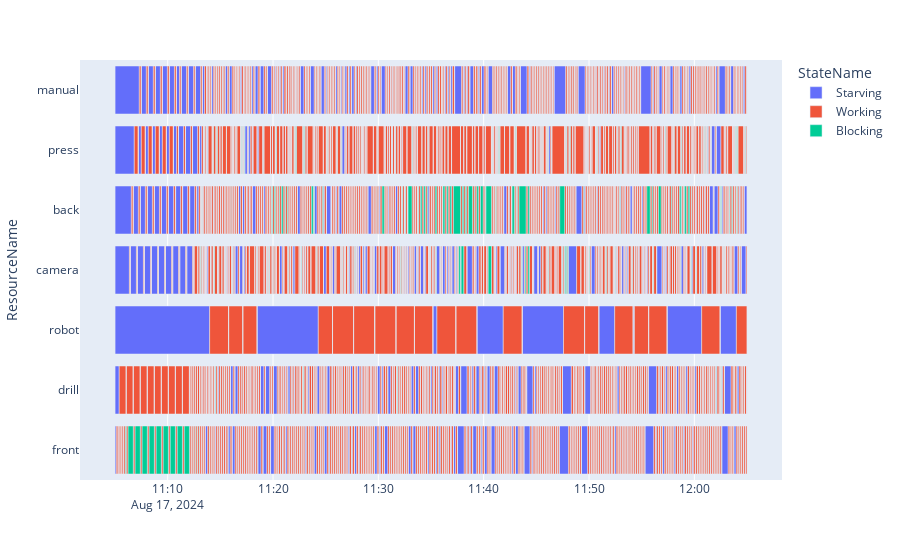

The notebook cell this image was saved under:
### Code cell
lab=Lab()
lab.gate.Store.items,b = batchCreate(0,numJobs=10,return_both=True) #batchedExp serve per inizializzare 
lab.run(3600)
# # print("questo è il conteggio di entità create da generator in lab")
# # print(lab.g.count)

a=lab.env.log
a_df=pd.DataFrame(a,columns=["Resource","ResourceName","State","StateName","Entity","timeIn","timeOut"])
c=lab.g.get_entities_service_times()
c_df = pd.DataFrame([
    {'Entity': e, **serviceTime} for e, serviceTime in c
])
b_df = pd.DataFrame(b).rename(columns={'id':'Entity'})
b_df = pd.concat([b_df['Entity'], pd.DataFrame(b_df['serviceTime'].tolist())],axis=1)

tot_entities_df = pd.concat([b_df,c_df],axis=0) #entities e relativi tempi sia creati da generator che da batch create


df = pd.DataFrame(lab.env.state_log, columns=["Resource","ResourceName","State","StateName","Entity","?","timeIn","timeOut"])
df = df.loc[df.ResourceName.isin(["front","drill","robot","camera","back","press","manual"])]
fig = utils.createGantt(df)
fig.show()

makespan=df.timeOut.max()-df.timeIn.min()
print(makespan)
selected_columns = df[["Entity", "State"]]
print(selected_columns)

# # Crea un oggetto ExcelWriter
with pd.ExcelWriter('risultati simulazione.xlsx') as writer:
    df.to_excel(writer, sheet_name='Sheet2', index=False)

with pd.ExcelWriter('spazio degli stati potenziali elementi.xlsx') as writer:
    a_df.to_excel(writer, sheet_name='Sheet1', index=False) # elementi spazio stati dell' environment, stati macchine
    c_df.to_excel(writer, sheet_name='Sheet2', index=False) #generator entities info
    b_df.to_excel(writer, sheet_name='Sheet3', index=False) # batch create info iniziatilization batch
    tot_entities_df.to_excel(writer, sheet_name='Sheet4', index=False)

### Figure 1 — Plotly figure (JSON) as saved in the notebook; plotly's stock layout.template omitted (floating-point values rounded to 4 significant figures; data arrays with more than 128 entries replaced by an {"elided": "..."} marker saying what was removed)
{"data": [{"alignmentgroup": "True", "base": {"elided": "1404 str values"}, "hovertemplate": "StateName=Starving<br>timeIn=%{base}<br>timeOut=%{x}<br>ResourceName=%{y}<extra></extra>", "legendgroup": "Starving", "marker": {"color": "#636efa", "pattern": {"shape": ""}}, "name": "Starving", "offsetgroup": "Starving", "orientation": "h", "showlegend": true, "textposition": "auto", "type": "bar", "x": {"elided": "1404 float values"}, "xaxis": "x", "y": {"elided": "1404 str values"}, "yaxis": "y"}, {"alignmentgroup": "True", "base": {"elided": "1403 str values"}, "hovertemplate": "StateName=Working<br>timeIn=%{base}<br>timeOut=%{x}<br>ResourceName=%{y}<extra></extra>", "legendgroup": "Working", "marker": {"color": "#EF553B", "pattern": {"shape": ""}}, "name": "Working", "offsetgroup": "Working", "orientation": "h", "showlegend": true, "textposition": "auto", "type": "bar", "x": {"elided": "1403 float values"}, "xaxis": "x", "y": {"elided": "1403 str values"}, "yaxis": "y"}, {"alignmentgroup": "True", "base": {"elided": "1397 str values"}, "hovertemplate": "StateName=Blocking<br>timeIn=%{base}<br>timeOut=%{x}<br>ResourceName=%{y}<extra></extra>", "legendgroup": "Blocking", "marker": {"color": "#00cc96", "pattern": {"shape": ""}}, "name": "Blocking", "offsetgroup": "Blocking", "orientation": "h", "showlegend": true, "textposition": "auto", "type": "bar", "x": {"elided": "1397 float values"}, "xaxis": "x", "y": {"elided": "1397 str values"}, "yaxis": "y"}], "layout": {"barmode": "overlay", "legend": {"title": {"text": "StateName"}, "tracegroupgap": 0}, "margin": {"t": 60}, "xaxis": {"anchor": "y", "domain": [0, 1], "type": "date"}, "yaxis": {"anchor": "x", "domain": [0, 1], "title": {"text": "ResourceName"}}}}
